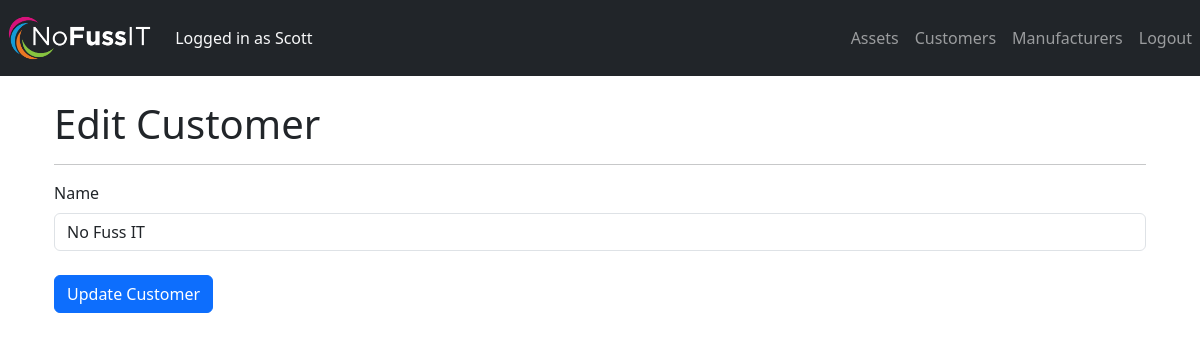
Page /edit_customer/1 (signed in) on the earlier database version.
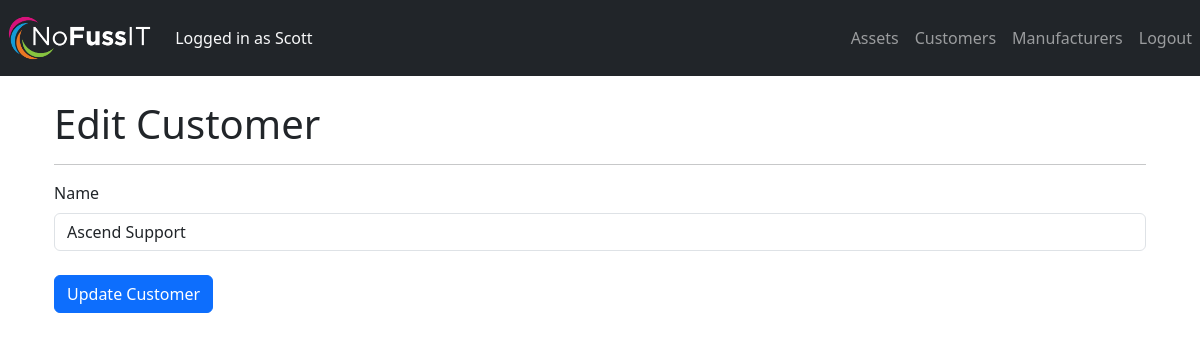
Same page on the later database version.
### app/models.py (models this page shows, shortened)
class Customer(db.Model):
    id = db.Column(db.Integer, primary_key=True)
    name = db.Column(db.String(100), nullable=False)
    assets = db.relationship('Asset', backref='customer', lazy=True)

### app/routes.py (the view)
@main.route('/edit_customer/<int:customer_id>', methods=['GET', 'POST'])
@login_required
def edit_customer(customer_id):
    customer = Customer.query.get_or_404(customer_id)
    customer_form = CustomerForm()
    if customer_form.validate_on_submit():
        customer.name = customer_form.name.data
        db.session.commit()
        flash('Customer updated', 'success')
        return redirect(url_for('main.customers'))
    elif request.method == 'GET':
        customer_form.name.data = customer.name
    return render_template('edit_customer.html', customer=customer, customer_form=customer_form)

### app/forms.py
class CustomerForm(FlaskForm):
    name = StringField('Name', validators=[DataRequired()])
    submit = SubmitField('Add Customer')

### app/models.py (called while the page is built)
@login_manager.user_loader
def load_user(user_id):
    return User.query.get(int(user_id))

### app/templates/edit_customer.html (shortened to what this page needs)
{% extends 'base.html' %}
{% block content %}
<div class="container">
    <h1>Edit Customer</h1>
    <hr>
    <form method="POST">
        <div class="form-group">
            {{ customer_form.name.label(class="form-label") }}
            {{ customer_form.name(class="form-control") }}
        </div>
        <br>
        <div class="form-group">
            <button type="submit" class="btn btn-primary">
                Update Customer
            </button>
        </div>
    </form>
</div>
{% endblock %}

Differences in the rows shown:
changed Customer: name "No Fuss IT" → "Ascend Support"
